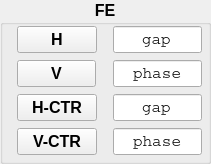
         <widget class="QGroupBox" name="groupBox_FE">
          <property name="font">
           <font>
            <pointsize>12</pointsize>
            <weight>75</weight>
            <bold>true</bold>
            <kerning>true</kerning>
           </font>
          </property>
          <property name="title">
           <string>FE</string>
          </property>
          <property name="alignment">
           <set>Qt::AlignHCenter|Qt::AlignTop</set>
          </property>
          <widget class="QLineEdit" name="lineEdit_FE_Hgap">
           <property name="geometry">
            <rect>
             <x>113</x>
             <y>26</y>
             <width>89</width>
             <height>27</height>
            </rect>
           </property>
           <property name="sizePolicy">
            <sizepolicy hsizetype="Fixed" vsizetype="Fixed">
             <horstretch>0</horstretch>
             <verstretch>0</verstretch>
            </sizepolicy>
           </property>
           <property name="font">
            <font>
             <family>Courier</family>
             <pointsize>12</pointsize>
             <weight>50</weight>
             <bold>false</bold>
            </font>
           </property>
           <property name="statusTip">
            <string>optic 1</string>
           </property>
           <property name="whatsThis">
            <string>first optic title</string>
           </property>
           <property name="text">
            <string>gap</string>
           </property>
           <property name="alignment">
            <set>Qt::AlignCenter</set>
           </property>
          </widget>
          <widget class="QPushButton" name="pushButton_FE_Hgap">
           <property name="geometry">
            <rect>
             <x>17</x>
             <y>26</y>
             <width>80</width>
             <height>27</height>
            </rect>
           </property>
           <property name="sizePolicy">
            <sizepolicy hsizetype="Fixed" vsizetype="Fixed">
             <horstretch>0</horstretch>
             <verstretch>0</verstretch>
            </sizepolicy>
           </property>
           <property name="font">
            <font>
             <weight>75</weight>
             <bold>true</bold>
            </font>
           </property>
           <property name="text">
            <string>H</string>
           </property>
          </widget>
          <widget class="QLineEdit" name="lineEdit_FE_Vgap">
           <property name="geometry">
            <rect>
             <x>113</x>
             <y>60</y>
             <width>89</width>
             <height>27</height>
            </rect>
           </property>
           <property name="sizePolicy">
            <sizepolicy hsizetype="Fixed" vsizetype="Fixed">
             <horstretch>0</horstretch>
             <verstretch>0</verstretch>
            </sizepolicy>
           </property>
           <property name="font">
            <font>
             <family>Courier</family>
             <pointsize>12</pointsize>
             <weight>50</weight>
             <bold>false</bold>
            </font>
           </property>
           <property name="statusTip">
            <string>optic 1</string>
           </property>
           <property name="whatsThis">
            <string>first optic title</string>
           </property>
           <property name="text">
            <string>phase</string>
           </property>
           <property name="alignment">
            <set>Qt::AlignCenter</set>
           </property>
          </widget>
          <widget class="QLineEdit" name="lineEdit_FE_Hctr">
           <property name="enabled">
            <bool>true</bool>
           </property>
           <property name="geometry">
            <rect>
             <x>113</x>
             <y>94</y>
             <width>89</width>
             <height>27</height>
            </rect>
           </property>
           <property name="sizePolicy">
            <sizepolicy hsizetype="Fixed" vsizetype="Fixed">
             <horstretch>0</horstretch>
             <verstretch>0</verstretch>
            </sizepolicy>
           </property>
           <property name="font">
            <font>
             <family>Courier</family>
             <pointsize>12</pointsize>
             <weight>50</weight>
             <bold>false</bold>
            </font>
           </property>
           <property name="statusTip">
            <string>optic 1</string>
           </property>
           <property name="whatsThis">
            <string>first optic title</string>
           </property>
           <property name="text">
            <string>gap</string>
           </property>
           <property name="frame">
            <bool>true</bool>
           </property>
           <property name="alignment">
            <set>Qt::AlignCenter</set>
           </property>
           <property name="clearButtonEnabled">
            <bool>false</bool>
           </property>
          </widget>
          <widget class="QPushButton" name="pushButton_FE_Hctr">
           <property name="geometry">
            <rect>
             <x>17</x>
             <y>60</y>
             <width>79</width>
             <height>27</height>
            </rect>
           </property>
           <property name="sizePolicy">
            <sizepolicy hsizetype="Fixed" vsizetype="Fixed">
             <horstretch>0</horstretch>
             <verstretch>0</verstretch>
            </sizepolicy>
           </property>
           <property name="font">
            <font>
             <weight>75</weight>
             <bold>true</bold>
            </font>
           </property>
           <property name="text">
            <string>V</string>
           </property>
          </widget>
          <widget class="QPushButton" name="pushButton_FE_Vgap">
           <property name="geometry">
            <rect>
             <x>17</x>
             <y>94</y>
             <width>80</width>
             <height>27</height>
            </rect>
           </property>
           <property name="sizePolicy">
            <sizepolicy hsizetype="Fixed" vsizetype="Fixed">
             <horstretch>0</horstretch>
             <verstretch>0</verstretch>
            </sizepolicy>
           </property>
           <property name="font">
            <font>
             <weight>75</weight>
             <bold>true</bold>
            </font>
           </property>
           <property name="text">
            <string>H-CTR</string>
           </property>
          </widget>
          <widget class="QPushButton" name="pushButton_FE_Vctr">
           <property name="geometry">
            <rect>
             <x>17</x>
             <y>128</y>
             <width>80</width>
             <height>27</height>
            </rect>
           </property>
           <property name="sizePolicy">
            <sizepolicy hsizetype="Fixed" vsizetype="Fixed">
             <horstretch>0</horstretch>
             <verstretch>0</verstretch>
            </sizepolicy>
           </property>
           <property name="font">
            <font>
             <weight>75</weight>
             <bold>true</bold>
            </font>
           </property>
           <property name="text">
            <string>V-CTR</string>
           </property>
          </widget>
          <widget class="QLineEdit" name="lineEdit_FE_Vctr">
           <property name="enabled">
            <bool>true</bool>
           </property>
           <property name="geometry">
            <rect>
             <x>113</x>
             <y>128</y>
             <width>89</width>
             <height>27</height>
            </rect>
           </property>
           <property name="sizePolicy">
            <sizepolicy hsizetype="Fixed" vsizetype="Fixed">
             <horstretch>0</horstretch>
             <verstretch>0</verstretch>
            </sizepolicy>
           </property>
           <property name="font">
            <font>
             <family>Courier</family>
             <pointsize>12</pointsize>
             <weight>50</weight>
             <bold>false</bold>
            </font>
           </property>
           <property name="statusTip">
            <string>optic 1</string>
           </property>
           <property name="whatsThis">
            <string>first optic title</string>
           </property>
           <property name="text">
            <string>phase</string>
           </property>
           <property name="frame">
            <bool>true</bool>
           </property>
           <property name="alignment">
            <set>Qt::AlignCenter</set>
           </property>
          </widget>
         </widget>
